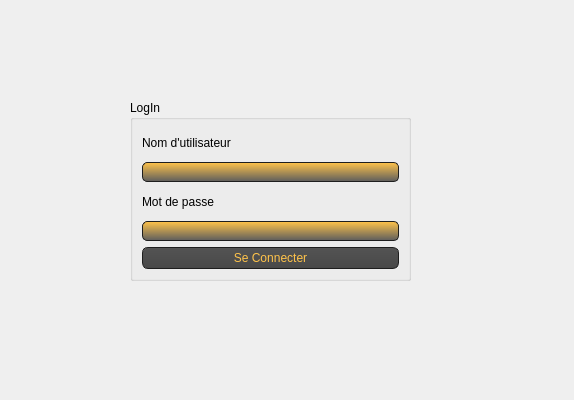
<?xml version="1.0" encoding="UTF-8"?>
<ui version="4.0">
 <class>login</class>
 <widget class="QDialog" name="login">
  <property name="geometry">
   <rect>
    <x>0</x>
    <y>0</y>
    <width>574</width>
    <height>400</height>
   </rect>
  </property>
  <property name="windowTitle">
   <string>Dialog</string>
  </property>
  <widget class="QGroupBox" name="groupBox">
   <property name="geometry">
    <rect>
     <x>130</x>
     <y>100</y>
     <width>281</width>
     <height>181</height>
    </rect>
   </property>
   <property name="styleSheet">
    <string notr="true">font: 75 9pt &quot;Adobe Caslon Pro Bold&quot;;</string>
   </property>
   <property name="title">
    <string>LogIn</string>
   </property>
   <layout class="QVBoxLayout" name="verticalLayout">
    <item>
     <widget class="QLabel" name="label">
      <property name="text">
       <string>Nom d'utilisateur</string>
      </property>
     </widget>
    </item>
    <item>
     <widget class="QLineEdit" name="lineEdit_nomutilisateur">
      <property name="styleSheet">
       <string notr="true">QLineEdit
{
    background-color: QLinearGradient( x1: 0, y1: 0, x2: 0, y2: 1, stop: 0 #4d4d4d, stop: 0 #ffc34a, stop: 1 #5d5d5d);
    padding: 1px;
    border-style: solid;
    border: 1px solid #1e1e1e;
    border-radius: 5;
}</string>
      </property>
      <property name="maxLength">
       <number>8</number>
      </property>
     </widget>
    </item>
    <item>
     <widget class="QLabel" name="label_2">
      <property name="text">
       <string>Mot de passe</string>
      </property>
     </widget>
    </item>
    <item>
     <widget class="QLineEdit" name="lineEdit_motpasse">
      <property name="styleSheet">
       <string notr="true">QLineEdit
{
    background-color: QLinearGradient( x1: 0, y1: 0, x2: 0, y2: 1, stop: 0 #4d4d4d, stop: 0 #ffc34a, stop: 1 #5d5d5d);
    padding: 1px;
    border-style: solid;
    border: 1px solid #1e1e1e;
    border-radius: 5;
}</string>
      </property>
      <property name="maxLength">
       <number>8</number>
      </property>
     </widget>
    </item>
    <item>
     <widget class="QPushButton" name="pushButton_conncter">
      <property name="styleSheet">
       <string notr="true">QPushButton
{
    color: #ffc34a;
    background-color: QLinearGradient( x1: 0, y1: 0, x2: 0, y2: 1, stop: 0 #565656, stop: 0.1 #525252, stop: 0.5 #4e4e4e, stop: 0.9 #4a4a4a, stop: 1 #464646);
    border-width: 1px;
    border-color: #1e1e1e;
    border-style: solid;
    border-radius: 6;
    padding: 3px;
    font-size: 12px;
    padding-left: 5px;
    padding-right: 5px;
}

QPushButton:pressed
{
    background-color: QLinearGradient( x1: 0, y1: 0, x2: 0, y2: 1, stop: 0 #2d2d2d, stop: 0.1 #2b2b2b, stop: 0.5 #292929, stop: 0.9 #282828, stop: 1 #252525);
}</string>
      </property>
      <property name="text">
       <string>Se Connecter</string>
      </property>
     </widget>
    </item>
   </layout>
  </widget>
  <widget class="QLabel" name="label_13">
   <property name="geometry">
    <rect>
     <x>-160</x>
     <y>-60</y>
     <width>1291</width>
     <height>691</height>
    </rect>
   </property>
   <property name="text">
    <string/>
   </property>
   <property name="pixmap">
    <pixmap>../wallpaperflare.com_wallpaper (1).png</pixmap>
   </property>
  </widget>
  <zorder>label_13</zorder>
  <zorder>groupBox</zorder>
 </widget>
 <resources/>
 <connections/>
</ui>
